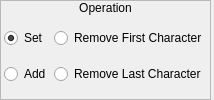
    <widget class="QWidget" name="widget_8" native="true">
     <property name="sizePolicy">
      <sizepolicy hsizetype="Preferred" vsizetype="Fixed">
       <horstretch>0</horstretch>
       <verstretch>0</verstretch>
      </sizepolicy>
     </property>
     <layout class="QHBoxLayout" name="horizontalLayout_6">
      <property name="spacing">
       <number>3</number>
      </property>
      <property name="margin">
       <number>0</number>
      </property>
      <item>
       <widget class="QFrame" name="frame_2">
        <property name="sizePolicy">
         <sizepolicy hsizetype="Fixed" vsizetype="Preferred">
          <horstretch>0</horstretch>
          <verstretch>0</verstretch>
         </sizepolicy>
        </property>
        <property name="frameShape">
         <enum>QFrame::StyledPanel</enum>
        </property>
        <property name="frameShadow">
         <enum>QFrame::Raised</enum>
        </property>
        <layout class="QVBoxLayout" name="verticalLayout_4">
         <property name="spacing">
          <number>0</number>
         </property>
         <property name="margin">
          <number>0</number>
         </property>
         <item>
          <widget class="QLabel" name="label_4">
           <property name="sizePolicy">
            <sizepolicy hsizetype="Preferred" vsizetype="Fixed">
             <horstretch>0</horstretch>
             <verstretch>0</verstretch>
            </sizepolicy>
           </property>
           <property name="text">
            <string>Operation</string>
           </property>
           <property name="alignment">
            <set>Qt::AlignCenter</set>
           </property>
          </widget>
         </item>
         <item>
          <widget class="QWidget" name="widget_5" native="true">
           <layout class="QHBoxLayout" name="horizontalLayout_5">
            <property name="spacing">
             <number>3</number>
            </property>
            <property name="leftMargin">
             <number>3</number>
            </property>
            <property name="topMargin">
             <number>0</number>
            </property>
            <property name="rightMargin">
             <number>3</number>
            </property>
            <property name="bottomMargin">
             <number>0</number>
            </property>
            <item>
             <layout class="QVBoxLayout" name="verticalLayout_6">
              <property name="spacing">
               <number>3</number>
              </property>
              <item>
               <widget class="QRadioButton" name="rbSet">
                <property name="sizePolicy">
                 <sizepolicy hsizetype="Fixed" vsizetype="Fixed">
                  <horstretch>0</horstretch>
                  <verstretch>0</verstretch>
                 </sizepolicy>
                </property>
                <property name="text">
                 <string>Set</string>
                </property>
                <property name="checked">
                 <bool>true</bool>
                </property>
               </widget>
              </item>
              <item>
               <widget class="QRadioButton" name="rbAdd">
                <property name="sizePolicy">
                 <sizepolicy hsizetype="Fixed" vsizetype="Fixed">
                  <horstretch>0</horstretch>
                  <verstretch>0</verstretch>
                 </sizepolicy>
                </property>
                <property name="text">
                 <string>Add</string>
                </property>
               </widget>
              </item>
             </layout>
            </item>
            <item>
             <layout class="QVBoxLayout" name="verticalLayout_5">
              <property name="spacing">
               <number>3</number>
              </property>
              <item>
               <widget class="QRadioButton" name="rbRemoveFirstCharacter">
                <property name="sizePolicy">
                 <sizepolicy hsizetype="Fixed" vsizetype="Fixed">
                  <horstretch>0</horstretch>
                  <verstretch>0</verstretch>
                 </sizepolicy>
                </property>
                <property name="text">
                 <string>Remove First Character</string>
                </property>
               </widget>
              </item>
              <item>
               <widget class="QRadioButton" name="rbRemoveLastCharacter">
                <property name="sizePolicy">
                 <sizepolicy hsizetype="Fixed" vsizetype="Fixed">
                  <horstretch>0</horstretch>
                  <verstretch>0</verstretch>
                 </sizepolicy>
                </property>
                <property name="text">
                 <string>Remove Last Character</string>
                </property>
               </widget>
              </item>
             </layout>
            </item>
           </layout>
          </widget>
         </item>
        </layout>
       </widget>
      </item>
      <item>
       <widget class="QFrame" name="frame_3">
        <property name="frameShape">
         <enum>QFrame::StyledPanel</enum>
        </property>
        <property name="frameShadow">
         <enum>QFrame::Raised</enum>
        </property>
       </widget>
      </item>
     </layout>
    </widget>
